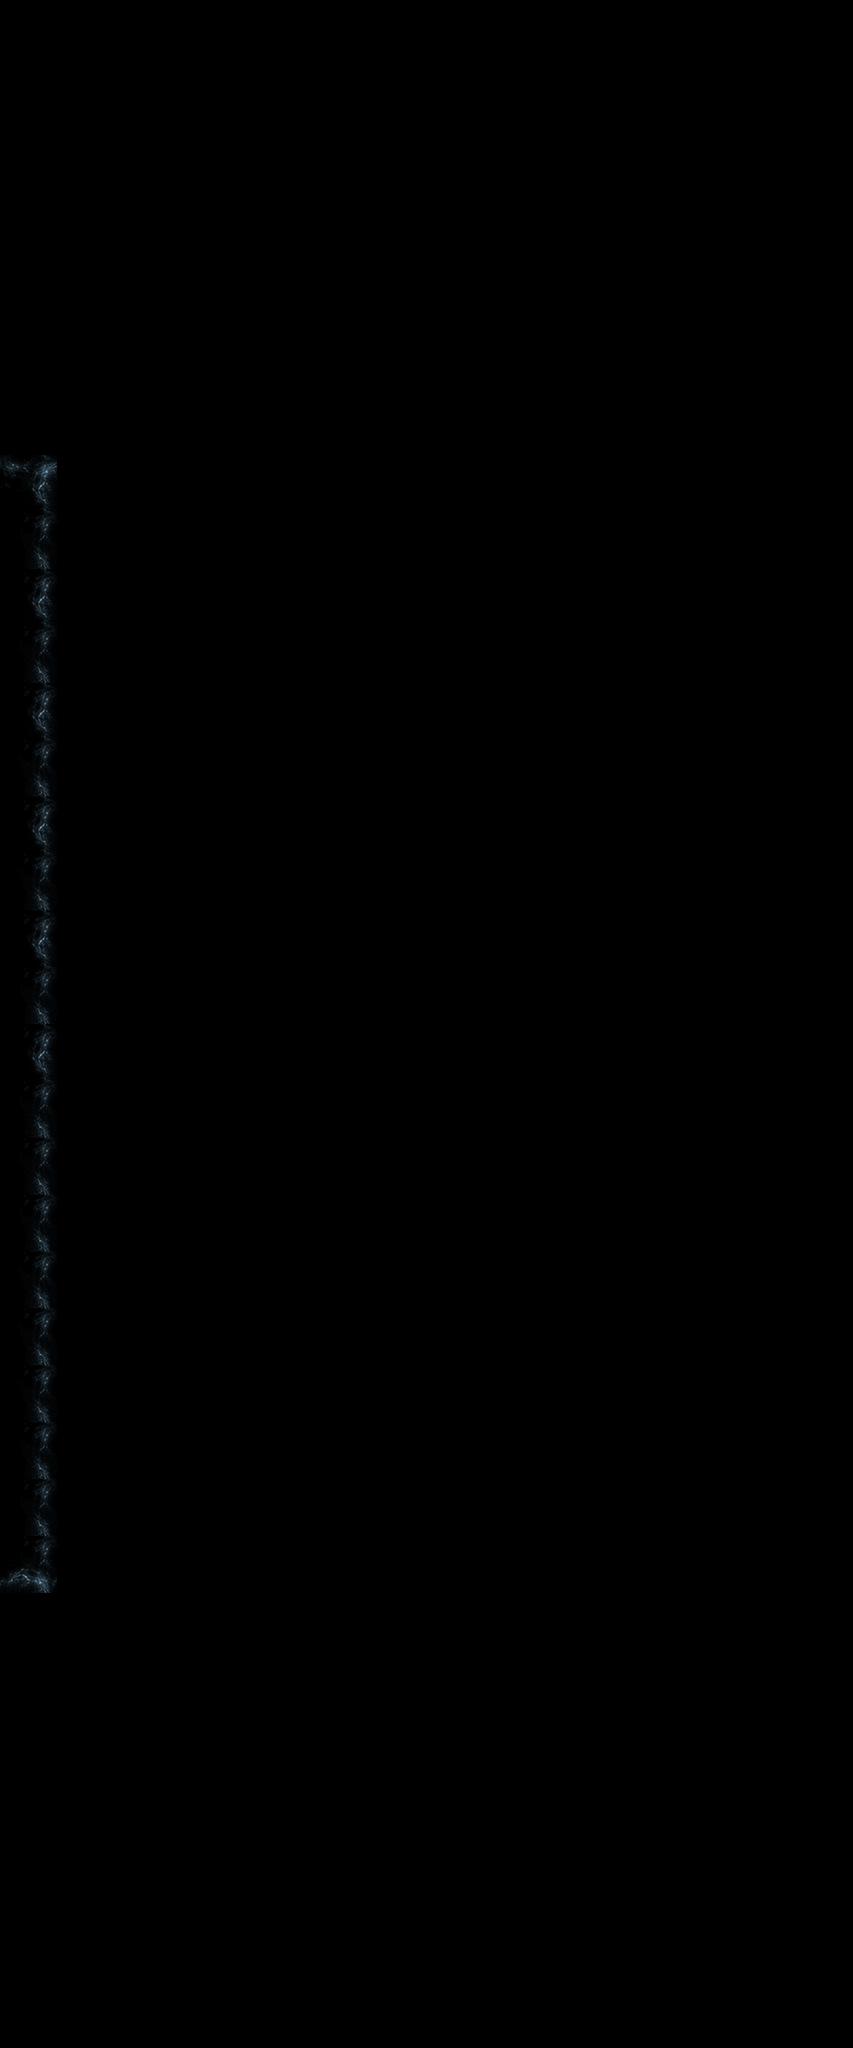

This game map was drawn from its Tiled (.tmx) file and the tilesets committed beside it. A one-line description and the trimmed map source follow:
An orthogonal 15x36 tile map with 64x64 px tiles, 4 tile layers (wall2, sand, sand_mound, wall1), 1 hidden layer not drawn, 4 tilesets.

<map height="36" orientation="orthogonal" renderorder="right-down" tileheight="64" tilewidth="64" version="1.0" width="15">
 <tileset firstgid="1" name="area_piece2" tileheight="64" tilewidth="64">
  <image height="64" source="area_piece_wall2.png" width="128" />
 </tileset>
 <tileset firstgid="3" name="new_land" tileheight="64" tilewidth="64">
  <image height="1472" source="new_land.png" width="1984" />
 </tileset>
 <tileset firstgid="499" name="sand_tree" tileheight="64" tilewidth="64">
  <image height="704" source="sand_tree.png" width="1088" />
 </tileset>
 <tileset firstgid="635" name="sand_mound" tileheight="64" tilewidth="64">
  <image height="1134" source="sand_mound.png" width="1134" />
 </tileset>
 <layer height="36" name="wall2" width="15">
  <properties>
   <property name="picture" value="area_piece2" />
  </properties>
  <data>[540 cells, 20 non-empty, 2 distinct tile ids]</data>
 </layer>
 <layer height="36" name="sand" width="15">
  <properties>
   <property name="picture" value="new_land" />
  </properties>
  <data>[540 cells, 0 non-empty, 0 distinct tile ids]</data>
 </layer>
 <layer height="36" name="sand_mound" width="15">
  <properties>
   <property name="picture" value="sand_mound" />
  </properties>
  <data>[540 cells, 0 non-empty, 0 distinct tile ids]</data>
 </layer>
 <layer height="36" name="block" opacity="0.5" visible="0" width="15">
  <properties>
   <property name="picture" value="new_land" />
  </properties>
  <data>[540 cells, 232 non-empty, 1 distinct tile ids]</data>
 </layer>
 <layer height="36" name="wall1" width="15">
  <properties>
   <property name="picture" value="area_piece2" />
  </properties>
  <data>[540 cells, 2 non-empty, 2 distinct tile ids]</data>
 </layer>
</map>
